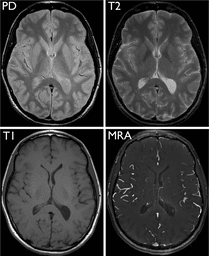
#> input picture MRI_brain.png, 209 x 256 px
$ python pyLSBHiddenImage.py
#> lines starting #> are read from the running program, lines starting #| are printed output that depends on the picture
import numpy as np
from PIL import Image

def embed_image(cover_path, hidden_path, output_path):
    # Use standard LSB again
    # Load images
#> called with cover_path = 'MRI_brain.png', hidden_path = 'hidden_image.png', output_path = 'MRI_brain_stego.png'
    cover_img = Image.open(cover_path).convert("RGB")
#> cover_img is the input picture: PIL image 209x256 RGB; min 1, max 255, mean 61.7
    hidden_img = Image.open(hidden_path).convert("RGB")
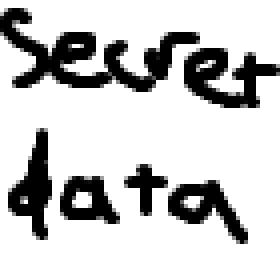
#> input picture hidden_image.png, 70 x 70 px (shown 4 times larger)
#> hidden_img is the input picture: PIL image 70x70 RGB; min 0, max 255, mean 202

    cover_array = np.array(cover_img)
    hidden_array = np.array(hidden_img)

    #CHECK HIDDEN IMAGE FITS INSIDE COVER IMAGE!!!
    if hidden_array.shape[0] > cover_array.shape[0] or hidden_array.shape[1] > cover_array.shape[1]:
        # Add error instead of crashing here
        raise ValueError("Hidden image dimensions must be smaller or equal to cover image.")

    # Resize hidden image to match the cover image if necessary
    if hidden_array.shape != cover_array.shape:
        hidden_img = hidden_img.resize((cover_array.shape[1], cover_array.shape[0]))
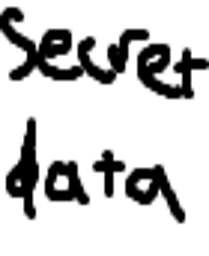
#> hidden_img: PIL image 209x256 RGB; min 0, max 255, mean 201.9
        hidden_array = np.array(hidden_img)
    #Maybne wrong?

    # Embed the hidden image using LSBs of cover image
    stego_array = cover_array.copy()
    stego_array[:, :, 0] = (cover_array[:, :, 0] & 0b11111100) | (hidden_array[:, :, 0] >> 6)
    stego_array[:, :, 1] = (cover_array[:, :, 1] & 0b11111100) | (hidden_array[:, :, 1] >> 6)
    stego_array[:, :, 2] = (cover_array[:, :, 2] & 0b11111100) | (hidden_array[:, :, 2] >> 6)

    # Save stego image
    stego_img = Image.fromarray(stego_array)
    stego_img.save(output_path, optimize=True)
    print(f"Hidden image embedded into {output_path}")

def extract_image(stego_path, output_path):
    """Extracts a hidden image from a stego image."""
#> called with stego_path = 'MRI_brain_stego.png', output_path = 'extracted_hidden.png'
    # Load stego image
    stego_img = Image.open(stego_path).convert("RGB")
    stego_array = np.array(stego_img)

    # Extract hidden image from LSBs
    extracted_array = np.zeros_like(stego_array)
    extracted_array[:, :, 0] = (stego_array[:, :, 0] & 0b00000011) << 6
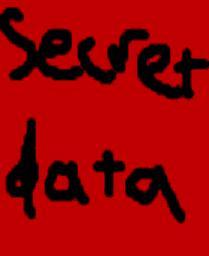
#> extracted_array: shape (256, 209, 3); mean R, G, B 152, 0, 0
    extracted_array[:, :, 1] = (stego_array[:, :, 1] & 0b00000011) << 6
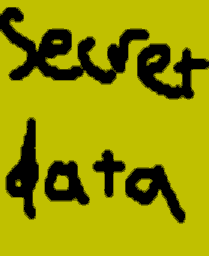
#> extracted_array: shape (256, 209, 3); mean R, G, B 152, 152, 0
    extracted_array[:, :, 2] = (stego_array[:, :, 2] & 0b00000011) << 6
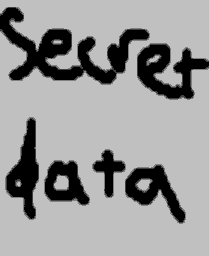
#> extracted_array: shape (256, 209, 3); min 0, max 192, mean 152

    # Save extracted image
    extracted_img = Image.fromarray(extracted_array)
    extracted_img.save(output_path)
    print(f"Hidden image extracted and saved as {output_path}")

# File paths
cover_image = "MRI_brain.png"
hidden_image = "hidden_image.png"
stego_image = "MRI_brain_stego.png"
extracted_image = "extracted_hidden.png"

# Embed the hidden image
embed_image(cover_image, hidden_image, stego_image)

# Extract the hidden image
extract_image(stego_image, extracted_image)
